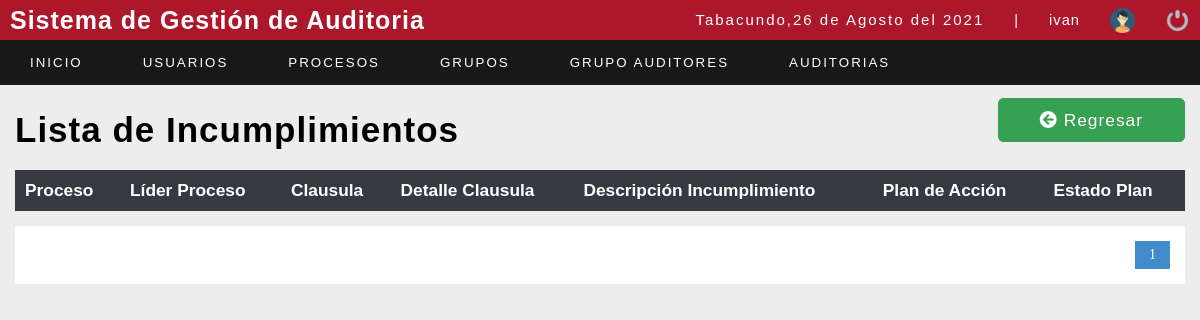
The app's page /sistema/lista_noconformidades.php?id=121 (signed in), older data.
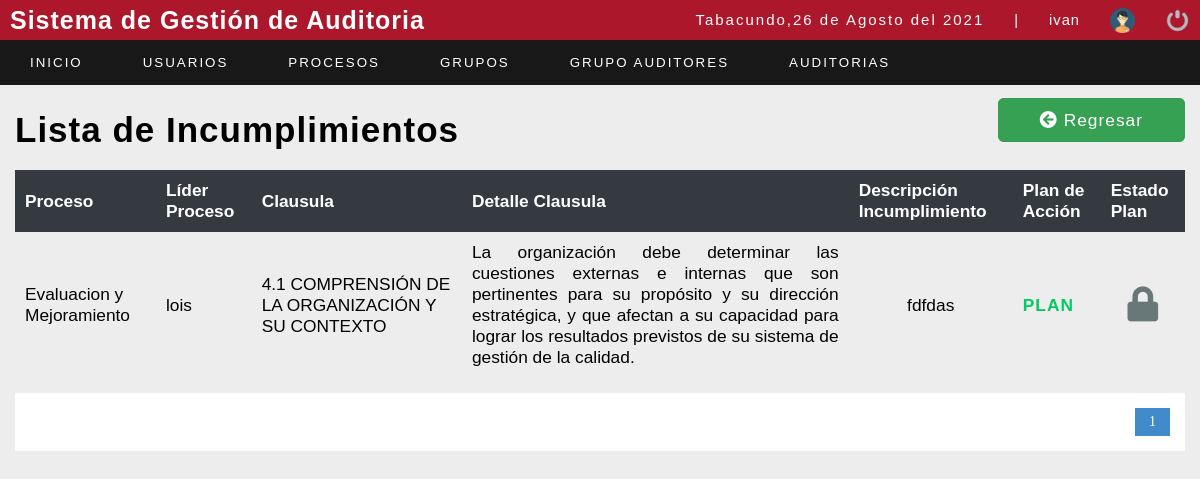
The same page, newer data.
### tables this page shows
CREATE TABLE `detalleauditoria` (
  `iddetalleauditoria` int(11) NOT NULL,
  `codigoauditoria` varchar(80) NOT NULL,
  `idperiodo` int(11) NOT NULL,
  `fechaejecucion` date NOT NULL,
  `idgrupo` int(11) NOT NULL,
  `fechacreacion` date NOT NULL DEFAULT current_timestamp(),
  `estado` int(11) NOT NULL DEFAULT 1
);

CREATE TABLE `procesos` (
  `idproceso` int(11) NOT NULL,
  `nombreproceso` varchar(50) NOT NULL,
  `liderproceso` int(11) NOT NULL
);

CREATE TABLE `usuario` (
  `id_user` int(11) NOT NULL,
  `user` varchar(20) NOT NULL,
  `password` varchar(100) NOT NULL,
  `correo` varchar(50) NOT NULL,
  `rol` int(11) NOT NULL,
  `estatus` int(11) NOT NULL
);

CREATE TABLE `clausula` (
  `idclausula` int(11) NOT NULL,
  `clausula` varchar(200) NOT NULL,
  `detalleclausula` varchar(2000) NOT NULL,
  `idnorma` int(11) NOT NULL,
  `idproceso` int(11) NOT NULL
);

CREATE TABLE `detalleclausula` (
  `iddetalleclausula` int(11) NOT NULL,
  `idclausula` int(11) NOT NULL,
  `parametroscalificacion` varchar(100) DEFAULT NULL,
  `desincumplimiento` varchar(150) DEFAULT NULL,
  `documentacionsoporte` varchar(150) DEFAULT NULL,
  `iddetalleauditoria` int(11) NOT NULL,
  `planaccion` int(11) NOT NULL DEFAULT 1,
  `estadoplan` int(11) NOT NULL DEFAULT 1
);

### sistema/lista_noconformidades.php (the view, shortened to what this page needs)
<?php
include "../conexion.php";
?>
<!DOCTYPE html>
<html lang="en">
<head>
	<?php include "includes/scripts.php"; ?>
	<link rel="stylesheet" href="https://pro.fontawesome.com/releases/v5.10.0/css/all.css" />
</head>
<body>
	<?php include "includes/header.php"; ?>
	<section id="container">
		<div style="display: flex;  justify-content:space-between; margin: 20px 0px; ">
			<h1>Lista de Incumplimientos</h1>
			<div style="justify-content:flex-start">
				<a style="border: 2px solid #36A152;  color: #ffffff; padding:10px 40px; background-color: #36A152; border-radius: 6px;" href="lista_auditorvistaeje.php" class="btn_save"><i class="fas fa-arrow-circle-left"></i> Regresar</a>
			</div>
		</div>
		<table>
			<tr>
				<th>Proceso</th>
				<th>Líder Proceso</th>
				<th>Clausula</th>
				<th>Detalle Clausula</th>
				<th>Descripción Incumplimiento</th>
				<th>Plan de Acción</th>
				<th>Estado Plan</th>
			</tr>
			<?php
			$sql_registe = mysqli_query($conection, "SELECT COUNT(*) as total_registro FROM detalleauditoria");
			$result_register = mysqli_fetch_array($sql_registe);
			$total_registro = $result_register['total_registro'];
			$por_pagina = 10;
			if (empty($_GET['pagina'])) {
				$pagina = 1;
			} else {
				$pagina = $_GET['pagina'];
			}
			$iddetalleauditoria = $_REQUEST['id'];
			$desde = ($pagina - 1) * $por_pagina;
			$total_paginas = ceil($total_registro / $por_pagina);
			$query = mysqli_query($conection, "SELECT clausula,detalleclausula,desincumplimiento,iddetalleclausula,dc.planaccion,da.iddetalleauditoria,nombreproceso,user,dc.estadoplan FROM detalleauditoria da, norma n, clausula c,detalleclausula dc ,procesos p, usuario u  WHERE da.iddetalleauditoria=dc.iddetalleauditoria AND c.idclausula=dc.idclausula AND n.idnorma=c.idnorma AND p.idproceso=c.idproceso AND p.liderproceso=u.id_user AND dc.parametroscalificacion<>'cumple' AND da.iddetalleauditoria=$iddetalleauditoria ORDER BY nombreproceso,iddetalleclausula ASC LIMIT $desde,$por_pagina");
			$result = mysqli_num_rows($query);
			if ($result > 0) {
				while ($data = mysqli_fetch_array($query)) {
			?>
					<tr>
						<td><?php echo $data[6]; ?></td>
						<td><?php echo $data[7]; ?></td>
						<td><?php echo $data[0]; ?></td>
						<?php
						$text = str_replace(["\n"], "<br/>", $data[1]);
						?>
						<td style="text-align:justify"><?php echo $text ?></td>
						<td style="text-align:center"><?php echo $data[2]; ?></td>
						<?php
						if ($data[4] == 1) {
						?>
							<td>
								<a style="color: #687778; font-weight: bold"> <abbr title="El auditado no ha creado un plan ">PLAN</abbr></a>
							</td>
						<?php
						} else {
						?>
							<td><a style="color: #00CC63; font-weight: bold" href="lista_planesauditado.php?id=<?php echo $data[3]; ?>&ida=<?php echo $iddetalleauditoria ?> ">PLAN</a></td>
						<?php
						}
						?>
						<?php
						if ($data[4] == 2 && $data[8] == 2) {
						?>
							<td style="font-size: 35px; text-align: center; color: #687778;"><abbr title="El plan está cerrado"><i class="fas fa-lock"></i></abbr></td>
						<?php
						} else if ($data[4] == 2 && $data[8] == 1) {
						?>
							<td style="font-size: 35px; text-align: center; color: #33BDCA;"><a style="color: #33BDCA; font-weight: bold" href="estadoplan.php?id=<?php echo $data[3]; ?>"><i class="fas fa-lock-open"></i></a> </td>
						<?php
						} else { ?>
							<td style="font-size: 35px; text-align: center; color: #33BDCA;"><a style="color: #C95E7D; font-weight: bold" href="#"><abbr title="No existe un plan y no puede cerrarlo"><i class="fas fa-lock-open"></i></a> </td>
						<?php
						}
						?>
					</tr>
			<?php
				}
			}
			?>
		</table>
		<div class="paginador">
			<ul>
				<?php
				for ($i = 1; $i <= $total_paginas; $i++) {
					if ($i == $pagina) {
						echo '<li class="pageSelected">' . $i . '</li>';
					} else {
						echo '<li><a href="?pagina=' . $i . '">' . $i . '</a></li>';
					}
				}
				?>
			</ul>
		</div>
	</section>
</body>
</html>

Row changes from the older to the newer data that the page shows:
now on this page (row edited): detalleauditoria: procesos.nombreproceso "Evaluacion y Mejoramiento", usuario.user "lois", clausula.clausula "4.1 COMPRENSIÓN DE LA ORGANIZACIÓN Y SU CONTEXTO", clausula.detalleclausula "La organización debe determinar las cuestiones externas e internas que son pertinentes para su propósito y su dirección estratégica, y que afectan a su capacidad para lograr los resultados previstos de su sistema de gestión de la calidad.", detalleclausula.desincumplimiento "fdfdas"
